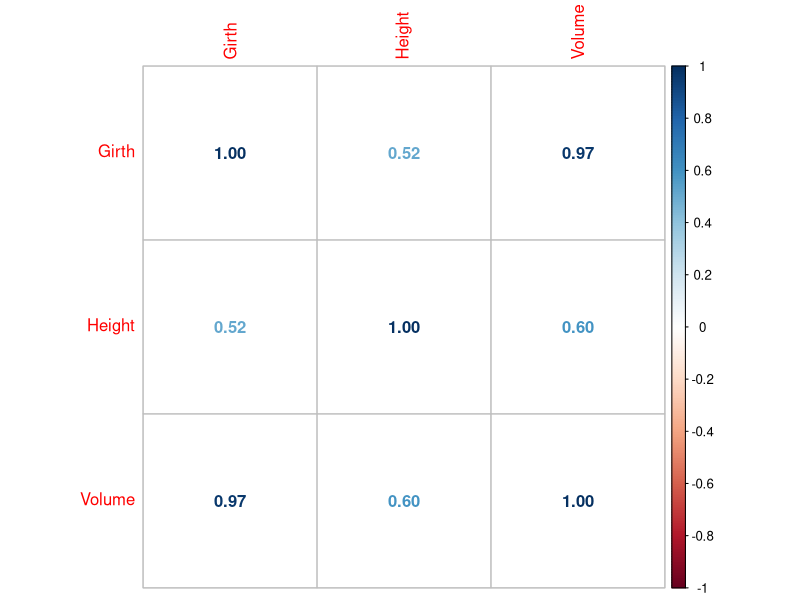
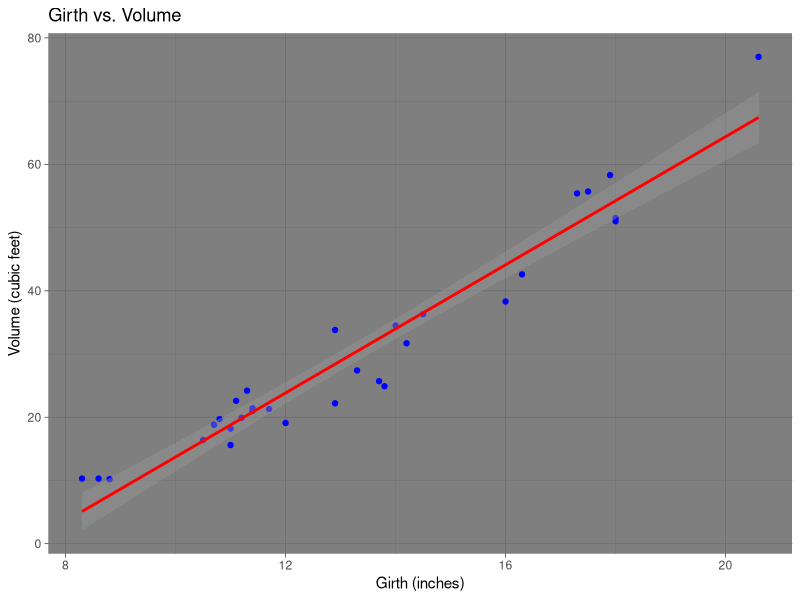
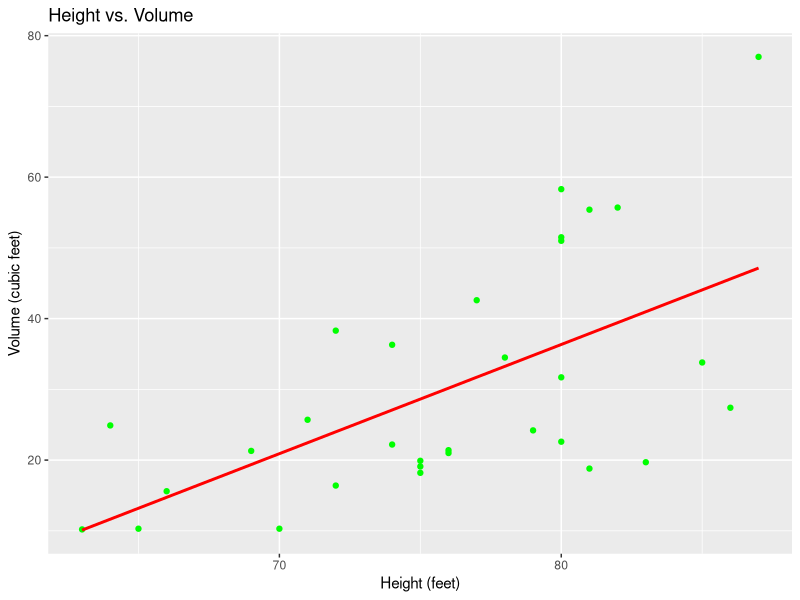
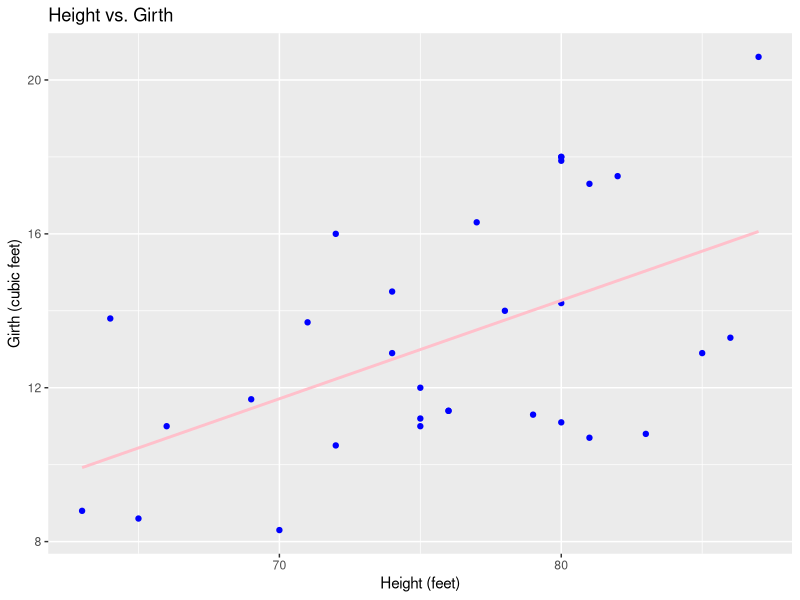

These figures' R source, in order:
#use built in tree dataset use cor, multi linear regression, visulise using ggplot
library(corrplot)
library(ggplot2)
data(trees)
head(trees)
cor_matrix <- cor(trees)
corrplot(cor_matrix, method = "number")
print(cor_matrix)
model <- lm(Volume ~ Girth + Height, data = trees)
summary(model)
# Scatter plot of Girth vs Volume with regression line
ggplot(trees, aes(x = Girth, y = Volume)) +
  geom_point(color = "blue") +
  geom_smooth(method = "lm", color = "red") +
  labs(title = "Girth vs. Volume", x = "Girth (inches)", y = "Volume (cubic feet)") +
  theme_dark()
# Scatter plot of Height vs Volume with regression line
ggplot(trees, aes(x = Height, y = Volume)) +
  geom_point(color = "green") +
  geom_smooth(method = "lm", color = "red", se = FALSE) +
  labs(title = "Height vs. Volume", x = "Height (feet)", y = "Volume (cubic feet)") +
  theme_gray()
# Scatter plot of Height vs Volume with regression line
ggplot(trees, aes(x = Height, y = Girth)) +
  geom_point(color = "blue") +
  geom_smooth(method = "lm", color = "pink", se = FALSE) +
  labs(title = "Height vs. Girth", x = "Height (feet)", y = "Girth (cubic feet)") +
  theme_get()

